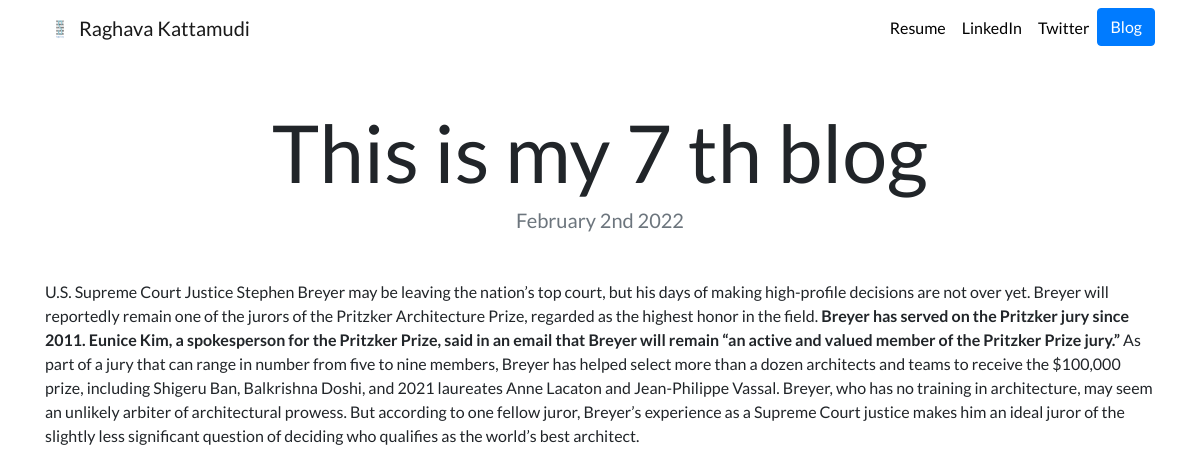
Page /blog/7/ on the committed database.
### blog/models.py (models this page shows, shortened)
class Blog(models.Model):
    title = models.CharField(max_length=200)
    description = models.TextField()
    date = models.DateField()

### blog/views.py (the view)
# urls.py: path('<int:blog_id>/',views.detail, name = 'detail'),
def detail(request,blog_id):
    blog = get_object_or_404(Blog, pk = blog_id)
    return render(request, 'blog/detail.html',{'blog':blog})

### blog/templates/blog/detail.html
{% extends "portfolio/base.html" %}
{% load static %}
{% block content %}
<h1 class="text-center mt-5" id="blogdetailtitle">{{ blog.title }}</h1>
<h5 class="text-center text-muted mb-5">{{ blog.date|date:'F jS Y' }}</h5>
{{ blog.description|safe }}
{% endblock %}

### portfolio/static/portfolio/custom.css (style rules this page uses)
body { font-family: 'Lato', sans-serif; }
@media (min-width: 992px) { #blogdetailtitle { font-size: 5rem; } }

### rows in the picture
Blog: title "This is my 7 th blog", date "February 2nd 2022", description "U.S. Supreme Court Justice Stephen Breyer may be leaving the nation’s top court, but his days of making high-profile decisions are not over yet. Breyer will reportedly remain one of the jurors of the Pritzker Architecture Prize, regarded as the highest honor in the field. Breyer has served on the Pritzker jury since 2011. Eunice Kim, a spokesperson for the Pritzker Prize, said in an email that Breyer will remain “an active and valued member of the Pritzker Prize jury.” As part of a jury that can range in number from five to nine members, Breyer has helped select more than a dozen architects and teams to receive the $100,000 prize, including Shigeru Ban, Balkrishna Doshi, and 2021 laureates…"
